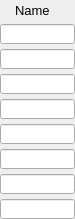
    <widget class="PyDMFrame" name="composite_10">
      <property name="geometry">
        <rect>
          <x>210</x>
          <y>60</y>
          <width>75</width>
          <height>219</height>
        </rect>
      </property>
      <widget class="QLabel" name="text_20">
        <property name="geometry">
          <rect>
            <x>15</x>
            <y>0</y>
            <width>50</width>
            <height>20</height>
          </rect>
        </property>
        <property name="text">
          <string>Name</string>
        </property>
        <property name="font" stdset="0">
          <font>
            <pointsize>10</pointsize>
          </font>
        </property>
        <property name="brush" stdset="0">
          <brush brushstyle="SolidPattern">
            <color alpha="255">
              <red>0</red>
              <green>0</green>
              <blue>0</blue>
            </color>
          </brush>
        </property>
        <property name="toolTip">
          <string>text_20</string>
        </property>
        <property name="alignment">
          <set>Qt::AlignLeading|Qt::AlignLeft|Qt::AlignVCenter</set>
        </property>
        <property name="styleSheet">
          <string notr="true">QLabel#text_20 {
  color: rgb(0, 0, 0);
  }</string>
        </property>
      </widget>
      <widget class="PyDMLineEdit" name="text_entry_40">
        <property name="geometry">
          <rect>
            <x>0</x>
            <y>24</y>
            <width>75</width>
            <height>20</height>
          </rect>
        </property>
        <property name="channel" stdset="0">
          <string>ca://${prefix}${ROI1}Name</string>
        </property>
        <property name="toolTip">
          <string>${prefix}${ROI1}Name</string>
        </property>
        <property name="font" stdset="0">
          <font>
            <pointsize>10</pointsize>
          </font>
        </property>
        <property name="styleSheet">
          <string notr="true">PyDMLineEdit#text_entry_40 {
  color: rgb(0, 0, 0);
  background-color: rgb(115, 223, 255);
  border: 1px solid black;
  margin: 0px;
  padding: 0px;
  spacing: 0px;
  }</string>
        </property>
      </widget>
      <widget class="PyDMLineEdit" name="text_entry_41">
        <property name="geometry">
          <rect>
            <x>0</x>
            <y>49</y>
            <width>75</width>
            <height>20</height>
          </rect>
        </property>
        <property name="channel" stdset="0">
          <string>ca://${prefix}${ROI2}Name</string>
        </property>
        <property name="toolTip">
          <string>${prefix}${ROI2}Name</string>
        </property>
        <property name="font" stdset="0">
          <font>
            <pointsize>10</pointsize>
          </font>
        </property>
        <property name="styleSheet">
          <string notr="true">PyDMLineEdit#text_entry_41 {
  color: rgb(0, 0, 0);
  background-color: rgb(115, 223, 255);
  border: 1px solid black;
  margin: 0px;
  padding: 0px;
  spacing: 0px;
  }</string>
        </property>
      </widget>
      <widget class="PyDMLineEdit" name="text_entry_42">
        <property name="geometry">
          <rect>
            <x>0</x>
            <y>74</y>
            <width>75</width>
            <height>20</height>
          </rect>
        </property>
        <property name="channel" stdset="0">
          <string>ca://${prefix}${ROI3}Name</string>
        </property>
        <property name="toolTip">
          <string>${prefix}${ROI3}Name</string>
        </property>
        <property name="font" stdset="0">
          <font>
            <pointsize>10</pointsize>
          </font>
        </property>
        <property name="styleSheet">
          <string notr="true">PyDMLineEdit#text_entry_42 {
  color: rgb(0, 0, 0);
  background-color: rgb(115, 223, 255);
  border: 1px solid black;
  margin: 0px;
  padding: 0px;
  spacing: 0px;
  }</string>
        </property>
      </widget>
      <widget class="PyDMLineEdit" name="text_entry_43">
        <property name="geometry">
          <rect>
            <x>0</x>
            <y>99</y>
            <width>75</width>
            <height>20</height>
          </rect>
        </property>
        <property name="channel" stdset="0">
          <string>ca://${prefix}${ROI4}Name</string>
        </property>
        <property name="toolTip">
          <string>${prefix}${ROI4}Name</string>
        </property>
        <property name="font" stdset="0">
          <font>
            <pointsize>10</pointsize>
          </font>
        </property>
        <property name="styleSheet">
          <string notr="true">PyDMLineEdit#text_entry_43 {
  color: rgb(0, 0, 0);
  background-color: rgb(115, 223, 255);
  border: 1px solid black;
  margin: 0px;
  padding: 0px;
  spacing: 0px;
  }</string>
        </property>
      </widget>
      <widget class="PyDMLineEdit" name="text_entry_44">
        <property name="geometry">
          <rect>
            <x>0</x>
            <y>124</y>
            <width>75</width>
            <height>20</height>
          </rect>
        </property>
        <property name="channel" stdset="0">
          <string>ca://${prefix}${ROI5}Name</string>
        </property>
        <property name="toolTip">
          <string>${prefix}${ROI5}Name</string>
        </property>
        <property name="font" stdset="0">
          <font>
            <pointsize>10</pointsize>
          </font>
        </property>
        <property name="styleSheet">
          <string notr="true">PyDMLineEdit#text_entry_44 {
  color: rgb(0, 0, 0);
  background-color: rgb(115, 223, 255);
  border: 1px solid black;
  margin: 0px;
  padding: 0px;
  spacing: 0px;
  }</string>
        </property>
      </widget>
      <widget class="PyDMLineEdit" name="text_entry_45">
        <property name="geometry">
          <rect>
            <x>0</x>
            <y>149</y>
            <width>75</width>
            <height>20</height>
          </rect>
        </property>
        <property name="channel" stdset="0">
          <string>ca://${prefix}${ROI6}Name</string>
        </property>
        <property name="toolTip">
          <string>${prefix}${ROI6}Name</string>
        </property>
        <property name="font" stdset="0">
          <font>
            <pointsize>10</pointsize>
          </font>
        </property>
        <property name="styleSheet">
          <string notr="true">PyDMLineEdit#text_entry_45 {
  color: rgb(0, 0, 0);
  background-color: rgb(115, 223, 255);
  border: 1px solid black;
  margin: 0px;
  padding: 0px;
  spacing: 0px;
  }</string>
        </property>
      </widget>
      <widget class="PyDMLineEdit" name="text_entry_46">
        <property name="geometry">
          <rect>
            <x>0</x>
            <y>174</y>
            <width>75</width>
            <height>20</height>
          </rect>
        </property>
        <property name="channel" stdset="0">
          <string>ca://${prefix}${ROI7}Name</string>
        </property>
        <property name="toolTip">
          <string>${prefix}${ROI7}Name</string>
        </property>
        <property name="font" stdset="0">
          <font>
            <pointsize>10</pointsize>
          </font>
        </property>
        <property name="styleSheet">
          <string notr="true">PyDMLineEdit#text_entry_46 {
  color: rgb(0, 0, 0);
  background-color: rgb(115, 223, 255);
  border: 1px solid black;
  margin: 0px;
  padding: 0px;
  spacing: 0px;
  }</string>
        </property>
      </widget>
      <widget class="PyDMLineEdit" name="text_entry_47">
        <property name="geometry">
          <rect>
            <x>0</x>
            <y>199</y>
            <width>75</width>
            <height>20</height>
          </rect>
        </property>
        <property name="channel" stdset="0">
          <string>ca://${prefix}${ROI8}Name</string>
        </property>
        <property name="toolTip">
          <string>${prefix}${ROI8}Name</string>
        </property>
        <property name="font" stdset="0">
          <font>
            <pointsize>10</pointsize>
          </font>
        </property>
        <property name="styleSheet">
          <string notr="true">PyDMLineEdit#text_entry_47 {
  color: rgb(0, 0, 0);
  background-color: rgb(115, 223, 255);
  border: 1px solid black;
  margin: 0px;
  padding: 0px;
  spacing: 0px;
  }</string>
        </property>
      </widget>
    </widget>
